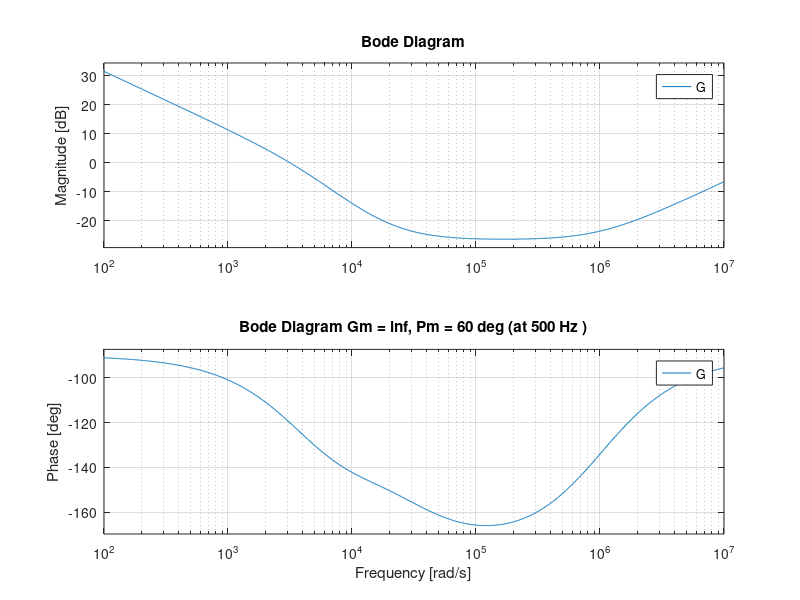

MATLAB code for this plot:
% Define numerator and denominator
num = [-2.24e-10, -2.21e-4, 2.51, 7.92e4];
den = [0, 0.00481074, 21.1567, 0];
% Create the transfer function
G = tf(num, den);
% Display the Transfer Function
disp('The transfer function G_{vi}(s) is:');
G
figure;
bode(G);
grid on;
title('Bode Diagram Gm = inf, Pm = 60 deg (at 500 Hz )');